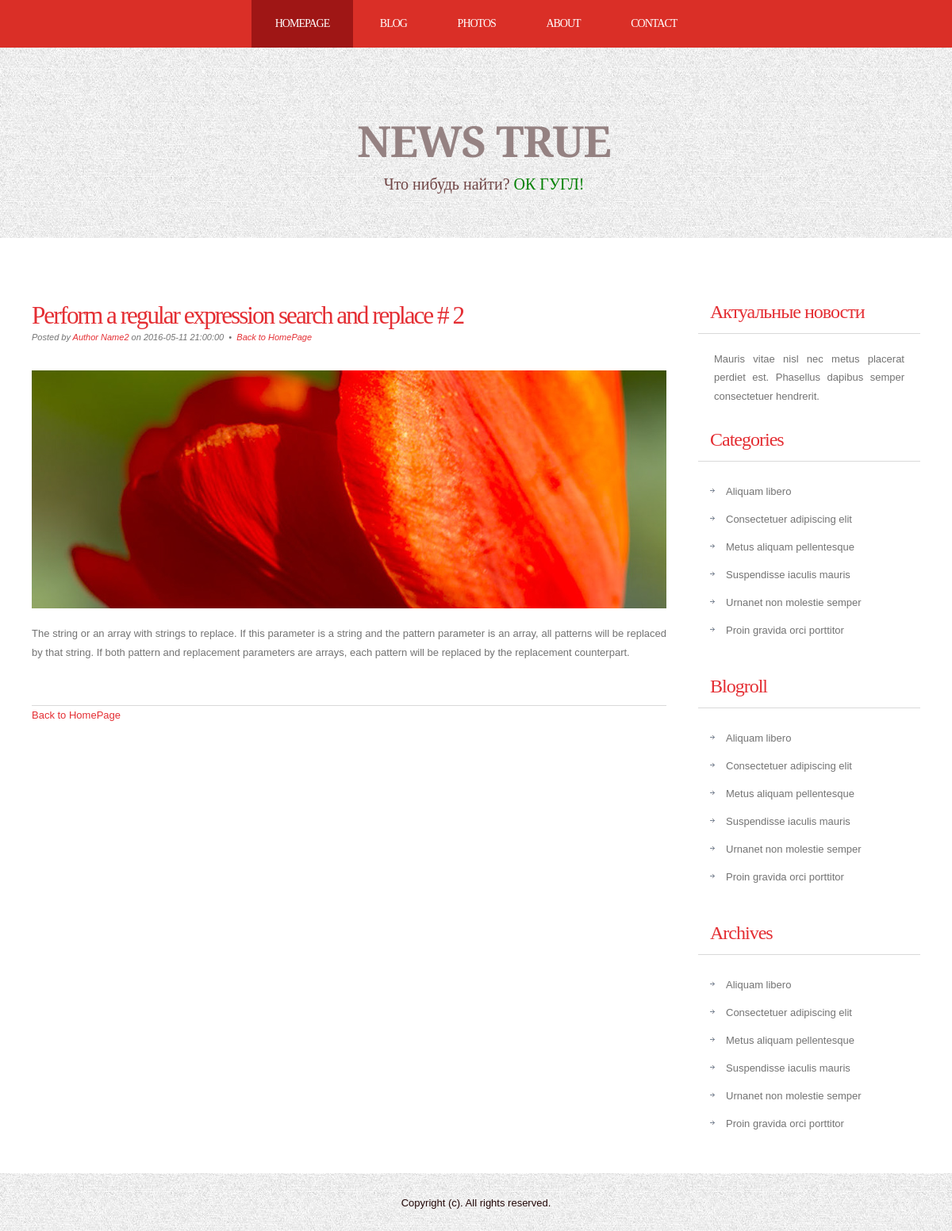
The page /news/2 on the database its author committed.
### tables this page shows
CREATE TABLE `news` (
  `id` int(11) NOT NULL,
  `title` varchar(255) NOT NULL,
  `date` timestamp NOT NULL DEFAULT CURRENT_TIMESTAMP,
  `short_content` text NOT NULL,
  `content` text NOT NULL,
  `author_name` varchar(255) NOT NULL,
  `preview` varchar(255) NOT NULL,
  `type` varchar(50) DEFAULT NULL
);

### config/routes.php (called while the page is built)
<?php
return array(
    'news/([0-9]+)' => 'news/view/$1',
    'news' => 'news/index',
    'articles' => 'article/index',
);

### index.php (called while the page is built, shortened)
<?php
require_once (ROOT.'/components/Router.php');
$router = new Router();
$router->run ();

### models/News.php (called while the page is built, shortened)
<?php
class News
{
    public static function getNewsById($id)
    {
        $id = intval ($id);
        if($id){
            $db = Db::getConnection ();
            $result = $db->query ('SELECT * from news WHERE id='.$id);
            $result->setFetchMode (PDO::FETCH_ASSOC);
            $newsItem = $result->fetch ();
            return $newsItem;
        }
    }
    public static function getImage($id){
        $noImage = 'no-image.jpg';
        $path = '/template/images/news/';
        $pathToNewsImages = $path.$id.'.jpg';
        if (file_exists ($_SERVER['DOCUMENT_ROOT'])){
            return $pathToNewsImages;
        }
        return $path.$noImage;
    }
}

### views/news/view.php (the view)
<?php require_once ROOT.'/views/layouts/header.php' ?>
	<div id="page">
		<div id="page-bgtop">
			<div id="page-bgbtm">
				<div id="content">
					<div class="post">
						<h2 class="title"><a href='/news/<?php echo $newsItem['id'] ;?>'><?php echo $newsItem['title'].' # '.$newsItem['id'];?></a></h2>
						<p class="meta">Posted by <a href="#"><?php echo $newsItem['author_name'];?></a> on <?php echo $newsItem['date'];?>
							&nbsp;&bull;&nbsp; <a href='/news/' class="permalink"> Back to HomePage</a></p>
						<div class="entry">
							<p><img src="<?php echo News::getImage ($newsItem['id']); ?>"  alt="" /></p>
							<p><?php echo $newsItem['short_content'];?></p>
						</div>
					</div>
					<p><a href='/news/' class="permalink"> Back to HomePage</a></p>
					<div style="clear: both;">&nbsp;</div>
				</div>
<?php require_once ROOT.'/views/layouts/sidebar.php' ?>
<?php require_once ROOT.'/views/layouts/footer.php' ?>

### components/Router.php (shortened to what this page needs)
<?php
class Router
{
    private $routes;
    public function __construct ()
    {
        $routsPath = ROOT. '/config/routes.php';
        $this->routes = require_once ($routsPath);
    }
    private function getURI()
    {
        if (!empty( $_SERVER['REQUEST_URI'] )) {
            return trim ( $_SERVER['REQUEST_URI'], '/' );
        }
    }
    public function run()
    {
        $uri = $this->getURI ();
        foreach ($this->routes as $uriPattern => $path) {
            if (preg_match ("~$uriPattern~", $uri)){
                $internalRoute = preg_replace ("~$uriPattern~", $path, $uri);
                $segments = explode ('/', $internalRoute);
                $controllerName = array_shift ($segments).'Controller';
                $actionName = 'action'. ucfirst (array_shift ($segments));
                $parameters = $segments;
                $controllerObject = new $controllerName;
                $result = call_user_func_array ([$controllerObject, $actionName], $parameters );
                if ($result != null){
                    break;
                }
            }
        }
    }
}

### views/layouts/header.php (shortened to what this page needs)
<!DOCTYPE html>
<html>
<head>
    <link href="/template/css/style.css" rel="stylesheet" type="text/css" media="screen" />
</head>
<body>
<div id="menu-wrapper">
    <div id="menu">
        <ul>
            <li class="current_page_item"><a href="/news/">Homepage</a></li>
            <li><a href="/articles/">Blog</a></li>
            <li><a href="#">Photos</a></li>
            <li><a href="#">About</a></li>
            <li><a href="#">Contact</a></li>
        </ul>
    </div>
</div>
<div id="wrapper">
    <div id="header-wrapper">
        <div id="header">
            <div id="logo">
                <h1><a href="#">NEWS TRUE </a></h1>
                <p >Что нибудь найти? <a href="https://www.google.com/" style="color: green">ОК ГУГЛ!</a></p>
            </div>
        </div>
    </div>

### views/layouts/sidebar.php
<div id="sidebar">
    <ul>
        <li>
            <h2>Актуальные новости</h2>
            <p>Mauris vitae nisl nec metus placerat perdiet est. Phasellus dapibus semper consectetuer hendrerit.</p>
        </li>
        <li>
            <h2>Categories</h2>
            <ul>
                <li><a href="#">Aliquam libero</a></li>
                <li><a href="#">Consectetuer adipiscing elit</a></li>
                <li><a href="#">Metus aliquam pellentesque</a></li>
                <li><a href="#">Suspendisse iaculis mauris</a></li>
                <li><a href="#">Urnanet non molestie semper</a></li>
                <li><a href="#">Proin gravida orci porttitor</a></li>
            </ul>
        </li>
        <li>
            <h2>Blogroll</h2>
            <ul>
                <li><a href="#">Aliquam libero</a></li>
                <li><a href="#">Consectetuer adipiscing elit</a></li>
                <li><a href="#">Metus aliquam pellentesque</a></li>
                <li><a href="#">Suspendisse iaculis mauris</a></li>
                <li><a href="#">Urnanet non molestie semper</a></li>
                <li><a href="#">Proin gravida orci porttitor</a></li>
            </ul>
        </li>
        <li>
            <h2>Archives</h2>
            <ul>
                <li><a href="#">Aliquam libero</a></li>
                <li><a href="#">Consectetuer adipiscing elit</a></li>
                <li><a href="#">Metus aliquam pellentesque</a></li>
                <li><a href="#">Suspendisse iaculis mauris</a></li>
                <li><a href="#">Urnanet non molestie semper</a></li>
                <li><a href="#">Proin gravida orci porttitor</a></li>
            </ul>
        </li>
    </ul>
</div>
<div style="clear: both;">&nbsp;</div>
</div>
</div>
</div>

### views/layouts/footer.php
</div>
<div id="footer">
    <p>Copyright (c). All rights reserved. </p>
</div>
</body>
</html>

### template/css/style.css (style rules this page uses)
body { margin: 0; padding: 0; background-image: url(../images/bg-light.jpg); font-family: Arial, Helvetica, sans-serif; font-size: 13px; color: #737373; }
h1, h2, h3 { margin: 0; padding: 0; font-family: 'Arvo', serif; font-weight: normal; color: #FFA800; }
h1 { font-size: 2em; }
h2 { font-size: 2.4em; }
p, ul, ol { margin-top: 0; line-height: 180%; }
a { text-decoration: none; color: #E42E33; }
#wrapper { margin: 0 auto; padding: 0; }
#header-wrapper { height: 240px; }
#header { width: 960px; height: 240px; margin: 0 auto; }
#logo { width: 980px; height: 100px; margin: 0px auto; padding: 80px 0px 0px 0px; color: #704646; }
#logo h1, #logo p { display: block; margin: 0; padding: 0; }
#logo h1 { margin: 0px; letter-spacing: -1px; text-align: center; text-transform: uppercase; font-size: 54px; font-weight: bold; color: #FFFFFF; }
#logo h1 a { color: #958282; }
#logo p { text-align: center; font-family: 'Arvo', serif; font-size: 20px; }
#logo a { border: none; background: none; text-decoration: none; color: #FFFFFF; }
#menu-wrapper { overflow: hidden; height: 60px; background: #DA2F27; }
#menu { width: 940px; margin: 0px auto; }
#menu ul { margin: 0; padding: 0px 0px 0px 0px; list-style: none; line-height: normal; text-align: center; }
#menu li { display: inline-block; }
#menu a { display: block; float: left; height: 60px; margin: 0px; padding: 0px 30px 0px 30px; line-height: 60px; letter-spacing: -1px; text-decoration: none; text-transform: uppercase; font-family: 'Arvo', serif; font-size: 14px; font-weight: normal; color: #FFFFFF; border: none; }
#menu .current_page_item a { background: #9F1615; color: #FFFFFF; }
#page { width: 1200px; margin: 0 auto; padding: 0; background-color: #FFFFFF; }
#page-bgbtm { margin: 0px; padding: 40px 40px 0px 40px; }
#content { float: left; width: 800px; padding: 0px 0px 0px 0px; }
.post { clear: both; padding: 30px 0px; border-bottom: 1px solid #D9D9D9; }
.post .title { padding-top: 10px; letter-spacing: -2px; }
.post .title a { border: none; color: #E42E33; }
.post .meta { padding-bottom: 10px; text-align: left; font-family: Arial, Helvetica, sans-serif; font-size: 11px; font-style: italic; }
.post .entry { text-align: justify; margin-bottom: 25px; padding: 10px 0px 0px 0px; }
#sidebar { float: right; width: 280px; padding: 30px 0px 0px 0px; }
#sidebar ul { margin: 0; padding: 0; list-style: none; }
#sidebar li { margin: 0; padding: 0; }
#sidebar li ul { margin: 0px 15px; padding-bottom: 30px; }
#sidebar li li { padding-left: 20px; line-height: 35px; background: url(../images/img07.jpg) no-repeat left 14px; }
#sidebar h2 { height: 38px; margin-bottom: 20px; padding: 12px 0 0 15px; border-bottom: 1px solid #D9D9D9; letter-spacing: -1px; font-size: 24px; color: #E42E33; }
#sidebar p { margin: 0 0px; padding: 0px 20px 20px 20px; text-align: justify; }
#sidebar a { border: none; color: #737373; }
#footer { overflow: hidden; width: 960px; margin: 0px auto 40px auto; font-family: Arial, Helvetica, sans-serif; }
#footer p { display: block; padding: 30px 0px; line-height: normal; text-align: center; color: #230808; }

### rows shown on the page
news: title "Perform a regular expression search and replace", id "2", author_name "Author Name2", date "2016-05-11 21:00:00", short_content "The string or an array with strings to replace. If this parameter is a string and the pattern parameter is an array, all patterns will be replaced by that string. If both pattern and replacement parameters are arrays, each pattern will be replaced by the replacement counterpart."
